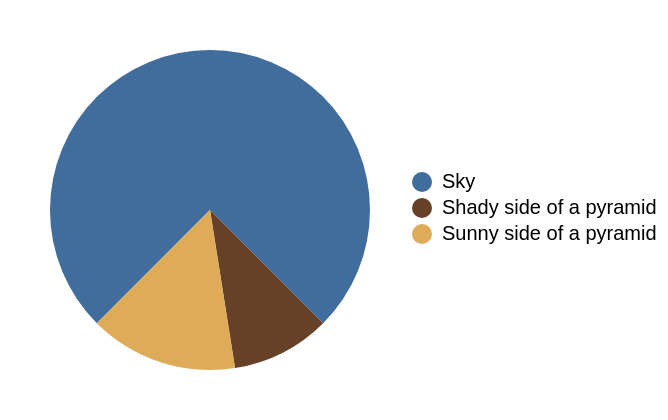

The Vega-Lite source for this figure:
### Vega specification from a JSON file in a GitHub repository (floating-point values rounded to 4 significant figures)
{"$schema": "https://vega.github.io/schema/vega/v5.json", "description": "Reproducing http://robslink.com/SAS/democd91/pyramid_pie.htm", "background": "white", "padding": 5, "width": 200, "height": 200, "style": "cell", "encode": {"update": {"stroke": {"value": null}}}, "data": [{"name": "source_0", "values": [{"category": "Sky", "value": 75, "order": 3}, {"category": "Shady side of a pyramid", "value": 10, "order": 1}, {"category": "Sunny side of a pyramid", "value": 15, "order": 2}]}, {"name": "data_0", "source": "source_0", "transform": [{"type": "stack", "groupby": [], "field": "value", "sort": {"field": ["order"], "order": ["ascending"]}, "as": ["value_start", "value_end"], "offset": "zero"}, {"type": "filter", "expr": "isValid(datum[\"value\"]) && isFinite(+datum[\"value\"])"}]}], "marks": [{"name": "marks", "type": "arc", "style": ["arc"], "from": {"data": "data_0"}, "encode": {"update": {"outerRadius": {"value": 80}, "fill": {"scale": "color", "field": "category"}, "description": {"signal": "\"value: \" + (format(datum[\"value\"], \"\")) + \"; category: \" + (isValid(datum[\"category\"]) ? datum[\"category\"] : \"\"+datum[\"category\"]) + \"; order: \" + (isValid(datum[\"order\"]) ? datum[\"order\"] : \"\"+datum[\"order\"])"}, "x": {"signal": "width", "mult": 0.5}, "y": {"signal": "height", "mult": 0.5}, "innerRadius": {"value": 0}, "startAngle": {"scale": "theta", "field": "value_end"}, "endAngle": {"scale": "theta", "field": "value_start"}}}}], "scales": [{"name": "theta", "type": "linear", "domain": {"data": "data_0", "fields": ["value_start", "value_end"]}, "range": [2.356, 8.639], "zero": true}, {"name": "color", "type": "ordinal", "domain": ["Sky", "Shady side of a pyramid", "Sunny side of a pyramid"], "range": ["#416D9D", "#674028", "#DEAC58"]}], "legends": [{"columns": 1, "legendX": 200, "legendY": 80, "orient": "none", "fill": "color", "symbolType": "circle"}], "config": {"projection": {"type": "equalEarth"}}}
